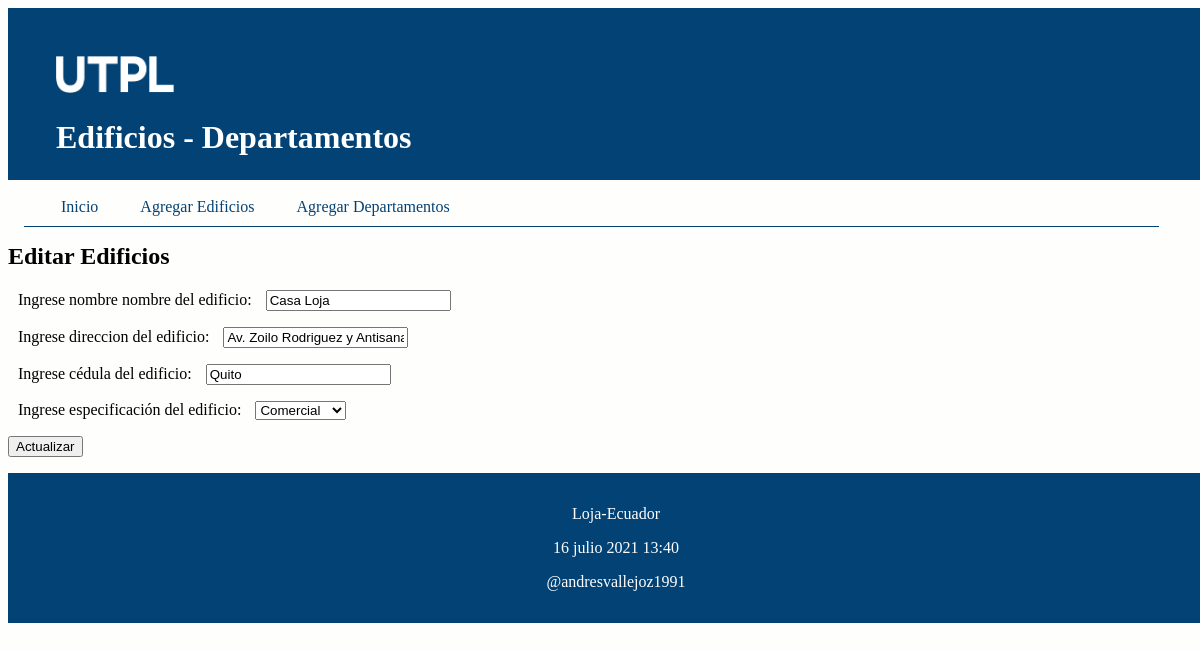
The app's page /editar_edificio/10 with its own data.
### ordenamiento/models.py (models this page shows, shortened)
class Edificio(models.Model):
	opciones_tipo = (
	    ('residencial','Residencial'),
	    ('comercial','Comercial'),
    )
	nombre = models.CharField("Nombre del edificio", max_length=50)
	direccion = models.CharField("Dirección", max_length=50)
	ciudad = models.CharField("Ciudad", max_length=50)
	tipo_edificio = models.CharField("Tipo", max_length=30,
        choices=opciones_tipo)

### ordenamiento/views.py (the view)
# urls.py: path('editar_edificio/<int:id>', views.editar_edificio,
def editar_edificio(request, id):
    edificio = Edificio.objects.get(pk=id)
    if request.method=='POST':
        formulario = EdificioForm(request.POST, instance=edificio)
        print(formulario.errors)
        if formulario.is_valid():
            formulario.save()
            return redirect(index)
    else:
        formulario = EdificioForm(instance=edificio)
    diccionario = {'formulario': formulario}
    return render(request, 'editarEdificio.html', diccionario)

### ordenamiento/forms.py (shortened to what this page needs)
class EdificioForm(ModelForm):
    class Meta:
        model = Edificio
        fields = ['nombre', 'direccion', 'ciudad', 'tipo_edificio']
        labels = {
            'nombre': _('Ingrese nombre nombre del edificio'),
            'direccion': _('Ingrese direccion del edificio'),
            'ciudad': _('Ingrese cédula del edificio'),
            'tipo_edificio': _('Ingrese especificación del edificio'),
        }

### ordenamiento/templates/editarEdificio.html (shortened to what this page needs)
{% extends "master.html" %}
{% block content %}
<h2>Editar Edificios</h3>
<form action="" method="post">
  {{formulario.as_p}}
  <p><input type='submit' value='Actualizar'/></p>
</form>
{% endblock %}

### ordenamiento/static/css/estilos.css (style rules this page uses)
body { background: #FEFEFD; }
label { padding: 12px 10px; }

### records on screen
Edificio: nombre "Casa Loja", direccion "Av. Zoilo Rodriguez y Antisana", ciudad "Quito", tipo_edificio "Comercial"
